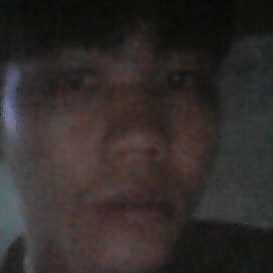
#> input picture face.jpg, 273 x 273 px, given in place of the camera
$ python face_capture.py ../face.jpg 5
#> lines starting #> are read from the running program, lines starting #| are printed output that depends on the picture; after the words box and inside, x2 and y2 are one past the last pixel; in counts of white or black regions, pixels touching at a corner belong together
import cv2
import os
import json
import sys
import numpy as np
import traceback
from tqdm import tqdm
import logging

config_file_name = "config.txt"
config_file_exist = os.path.exists(config_file_name)


if os.path.exists(config_file_name):
    with open(config_file_name) as file:
#> (reads KIOSK/config.txt from the repository)
        base_path = file.readlines()[-1]
else:
    base_path = ""

logging.basicConfig(filename='face_capture.log', level=logging.DEBUG)

def list_cameras():
    camera_list = []
    for i in range(10):
        cap = cv2.VideoCapture(i)
        if cap.isOpened():
            ret, _ = cap.read()
            if ret:
                camera_list.append(i)
            cap.release()
    return camera_list

def capture_faces(employee_id, camera_index=0, num_samples=30):
#> called with employee_id = '../face.jpg', camera_index = 5, num_samples = 30
    try:
        face_cascade = cv2.CascadeClassifier(cv2.data.haarcascades + 'haarcascade_frontalface_default.xml')
        cap = cv2.VideoCapture(camera_index)

        if not cap.isOpened():
            logging.error(f"Error: Could not open camera with index {camera_index}")
            raise Exception(f"Error: Could not open camera with index {camera_index}")

        face_samples = []
        sample_count = 0
        attempts = 0
        max_attempts = 300

        cv2.namedWindow('Face Capture', cv2.WINDOW_NORMAL)
        cv2.resizeWindow('Face Capture', 640, 480)

        pbar = tqdm(total=num_samples, desc="Capturing faces", ncols=70)

        while sample_count < num_samples and attempts < max_attempts:
            ret, frame = cap.read()
#> frame is the input picture: shape (273, 273, 3); mean B, G, R 42.8, 44.1, 49.2
            if not ret:
                logging.error("Failed to capture frame")
                raise Exception("Failed to capture frame")

            gray = cv2.cvtColor(frame, cv2.COLOR_BGR2GRAY)
            try:
                faces = face_cascade.detectMultiScale(gray, 1.3, 5)
#> faces = ()
            except Exception as e:
                logging.error(f"Error in face detection: {str(e)}")
                continue

            if len(faces) > 0:
                for (x, y, w, h) in faces:
                    cv2.rectangle(frame, (x, y), (x+w, y+h), (0, 255, 0), 2)
                    face = frame[y:y+h, x:x+w]
                    face_sample = cv2.resize(face, (224, 224))
                    _, buffer = cv2.imencode('.jpg', face_sample)
                    face_samples.append(buffer.tobytes())
                    sample_count += 1
                    pbar.update(1)
                    if sample_count >= num_samples:
                        break
            else:
                cv2.putText(frame, "No face detected", (20, 50), cv2.FONT_HERSHEY_SIMPLEX, 1, (0, 0, 255), 2)
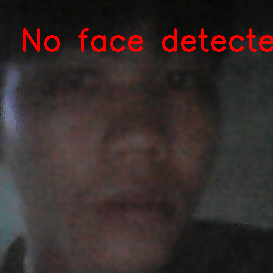
#> frame: shape (273, 273, 3); 2.3% of pixels changed, all inside (x1, y1, x2, y2) = (23, 28, 273, 52)

            bordered_frame = cv2.copyMakeBorder(frame, 50, 10, 10, 10, cv2.BORDER_CONSTANT, value=[255, 255, 255])
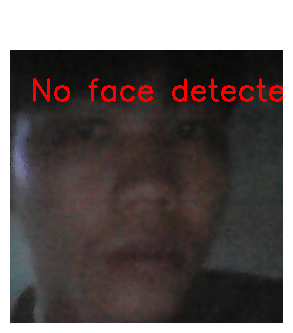
#> bordered_frame: shape (333, 293, 3); mean B, G, R 92.5, 93.5, 101.8
            cv2.putText(bordered_frame, "Face Capture System", (20, 30), cv2.FONT_HERSHEY_SIMPLEX, 0.7, (0, 0, 0), 2)

            progress_text = f"Progress: {sample_count}/{num_samples}"
            cv2.putText(bordered_frame, progress_text, (20, bordered_frame.shape[0] - 20), cv2.FONT_HERSHEY_SIMPLEX, 0.5, (0, 0, 0), 1)

            center = (bordered_frame.shape[1] - 30, 30)
#> center = (263, 30)
            radius = int(15 + 5 * np.sin(attempts * 0.2))
            cv2.circle(bordered_frame, center, radius, (0, 165, 255), -1)
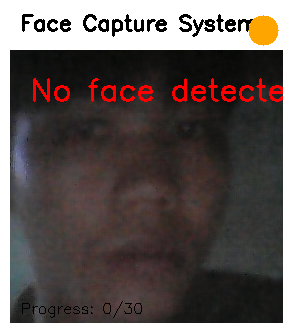
#> bordered_frame: shape (333, 293, 3); mean B, G, R 86.4, 88.6, 97.5

            cv2.imshow('Face Capture', bordered_frame)
            if cv2.waitKey(1) & 0xFF == ord('q'):
#> (key q is pressed here)
                break

            attempts += 1

        pbar.close()
        cap.release()
        cv2.destroyAllWindows()

        if sample_count < num_samples:
            logging.warning(f"Could only capture {sample_count} samples out of {num_samples}")
            raise Exception(f"Could only capture {sample_count} samples out of {num_samples}")

        employee_folder = f"{base_path}/employee_faces/{employee_id}".replace("/", "\\")
        os.makedirs(employee_folder, exist_ok=True)

        for i, sample in enumerate(face_samples):
            with open(f'{employee_folder}/face_{i+1}.jpg', 'wb') as f:
                f.write(sample)

        logging.info(f"Saved {len(face_samples)} face samples for employee {employee_id}")
        return len(face_samples)
    except Exception as e:
        error_message = f"Error in capture_faces: {str(e)}"
        logging.error(error_message)
        logging.error(traceback.format_exc())
        return 0

if __name__ == "__main__":
    try:
        if len(sys.argv) < 2:
            print(json.dumps({"error": "Usage: python face_capture.py <employee_id> [camera_index]"}))
            sys.exit(1)

        if sys.argv[1] == "list_cameras":
            cameras = list_cameras()
            print(json.dumps({"cameras": cameras}))
        else:
            employee_id = sys.argv[1]
            camera_index = int(sys.argv[2]) if len(sys.argv) > 2 else 0
            num_samples = capture_faces(employee_id, camera_index)
            print(json.dumps({"num_samples": num_samples}))
    except Exception as e:
        error_message = f"Error in main: {str(e)}"
        logging.error(error_message)
        logging.error(traceback.format_exc())
        print(json.dumps({"error": error_message}))
